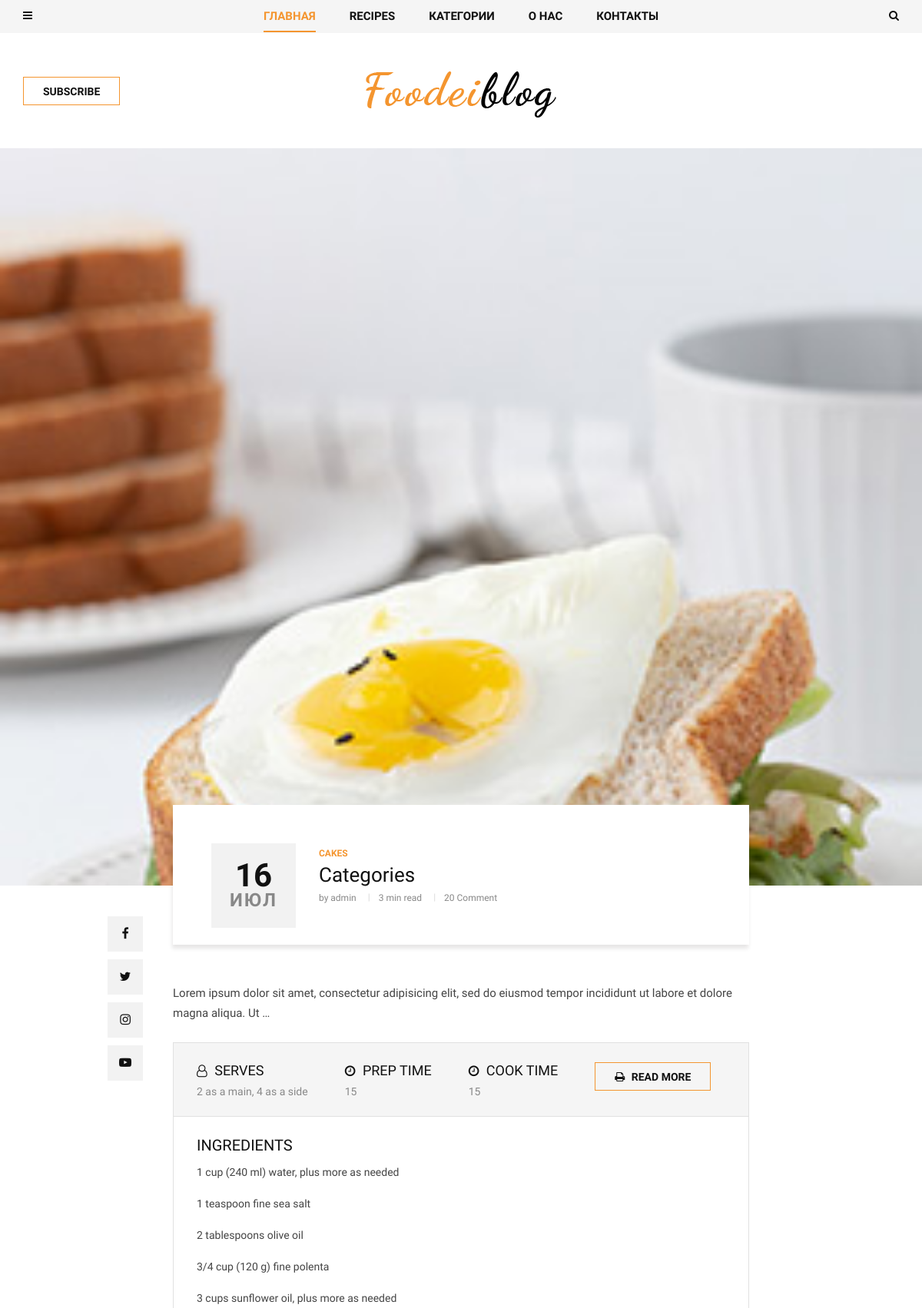
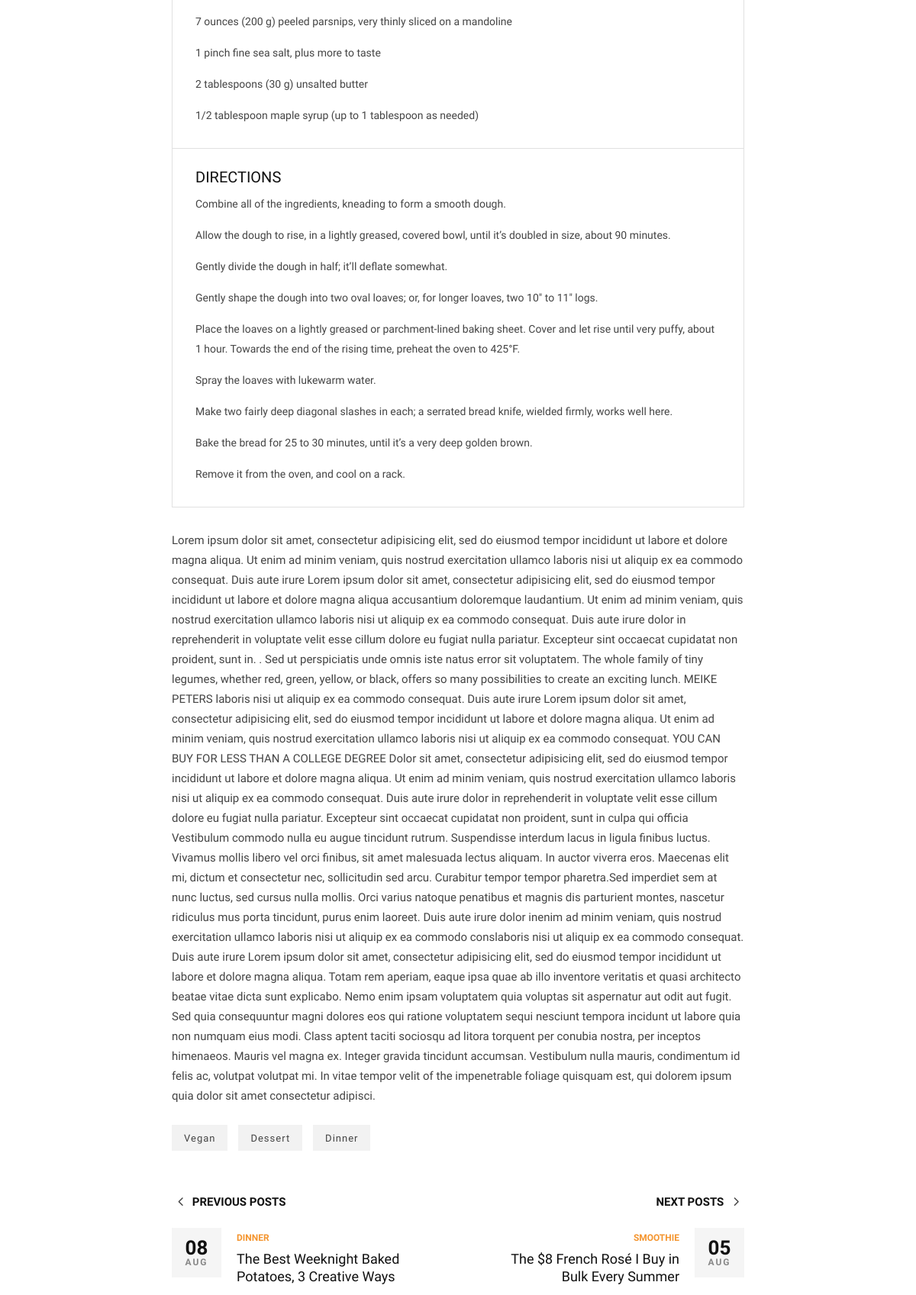
Page /cakes/cat (upper part) on the committed database (2 pictures, top to bottom).
### blog/models.py (models this page shows, shortened)
class Post(models.Model):
    author = models.ForeignKey(User, related_name='posts',
                               on_delete=models.CASCADE)
    title = models.CharField(max_length=200)
    image = models.ImageField(upload_to='articles/')
    text = models.TextField()
    create_at = models.DateTimeField(auto_now_add=True)
    category = models.ForeignKey(Category, on_delete=models.SET_NULL,
                                 related_name='posts', null=True)
    tags = models.ManyToManyField(Tag, related_name='posts')
    slug = models.SlugField(max_length=200, unique=True)
    def get_absolute_url(self):
        return reverse('post_single', kwargs={'slug': self.category.slug,
                                              'post_slug': self.slug})

class Category(MPTTModel):
    name = models.CharField(max_length=100)
    slug = models.SlugField(max_length=100)
    parent = TreeForeignKey('self', related_name='children',
                            on_delete=models.SET_NULL, null=True,
                            blank=True)
    class MPTTMeta:
        order_insertion_by = ['name']
    def __str__(self):
        return self.name

class Recipe(models.Model):
    name = models.CharField(max_length=100)
    serves = models.CharField(max_length=50)
    prep_time = models.PositiveIntegerField(default=0)
    cook_time = models.PositiveIntegerField(default=0)
    ingredients = RichTextField()
    directions = RichTextField()
    post = models.ForeignKey(Post, on_delete=models.SET_NULL,
                             related_name='recipes', null=True, blank=True)

class Tag(models.Model):
    name = models.CharField(max_length=100)
    slug = models.SlugField(max_length=100)
    def __str__(self):
        return self.name

### blog/views.py (the view)
# urls.py: path('<slug:slug>/<slug:post_slug>', PostDetailView.as_view(),
class PostDetailView(DetailView):
    model = Post
    slug_url_kwarg = 'post_slug'
    context_object_name = 'post'
    def get_context_data(self, **kwargs):
        context = super().get_context_data(**kwargs)
        context['form'] = CommentForm()
        return context

### blog/templatetags/menu_tags.py (called while the page is built)
def get_all_categories():
    return Category.objects.all()

@register.inclusion_tag('blog/include/tags/top_menu.html')
def get_categories():
    categories = get_all_categories()
    return {'list_category': categories}

@register.inclusion_tag('blog/include/tags/recipes_tag.html')
def get_last_posts():
    posts = Post.objects.all().select_related('category').order_by('-id')[:5]
    return {'list_last_post': posts}

### contact/templatetags/social_tags.py (called while the page is built)
@register.simple_tag()
def get_social_links():
    return Social.objects.all()

@register.simple_tag()
def get_about():
    return About.objects.last()

### templates/blog/post_detail.html (shortened to what this page needs)
{% extends 'base.html' %}
{% load social_tags static %}
{% block content %}
    <section class="single-post spad">
        <div class="single-post__hero set-bg"
             data-setbg="{{ post.image.url }}"></div>
        <div class="container">
            <div class="row d-flex justify-content-center">
                <div class="col-lg-8">
                    <div class="single-post__title">
                        <div class="single-post__title__meta">
                            <h2>{{ post.create_at|date:'d' }}</h2>
                            <span>{{ post.create_at|date:'M' }}</span>
                        </div>
                        <div class="single-post__title__text">
                            <ul class="label">
                                <li>{{ post.category }}</li>
                            </ul>
                            <h4>{{ post.title }}</h4>
                            <ul class="widget">
                                <li>by {{ post.author }}</li>
                                <li>3 min read</li>
                                <li>20 Comment</li>
                            </ul>
                        </div>
                    </div>
                    <div class="single-post__social__item">
                        <ul>
                            <li><a href="#"><i class="fa fa-facebook"></i></a>
                            </li>
                            <li><a href="#"><i class="fa fa-twitter"></i></a>
                            </li>
                            <li><a href="#"><i class="fa fa-instagram"></i></a>
                            </li>
                            <li><a href="#"><i class="fa fa-youtube-play"></i></a>
                            </li>
                        </ul>
                    </div>
                    <div class="single-post__top__text">
                        <p>{{ post.text|truncatewords:20 }}</p>
                    </div>
                    {% for recipe in post.recipes.all %}
                        <div class="single-post__recipe__details">
                            <div class="single-post__recipe__details__option">
                                <ul>
                                    <li>
                                        <h5><i class="fa fa-user-o"></i> SERVES
                                        </h5>
                                        <span>{{ recipe.serves }}</span>
                                    </li>
                                    <li>
                                        <h5><i class="fa fa-clock-o"></i> PREP
                                            TIME
                                        </h5>
                                        <span>{{ recipe.prep_time }}</span>
                                    </li>
                                    <li>
                                        <h5><i class="fa fa-clock-o"></i> Cook
                                            TIME
                                        </h5>
                                        <span>{{ recipe.cook_time }}</span>
                                    </li>
                                    <li><a href="#" class="primary-btn"><i
                                            class="fa fa-print"></i> Read more</a>
                                    </li>
                                </ul>
                            </div>
                            <div class="single-post__recipe__details__indegradients">
                                <h5>Ingredients</h5>
                                {{ recipe.ingredients|safe }}
                            </div>
                            <div class="single-post__recipe__details__direction">
                                <h5>Directions</h5>
                                {{ recipe.directions|safe }}
                            </div>
                        </div>
                    {% endfor %}
                    <div class="single-post__desc">
                        <p>{{ post.text }}</p>
                    </div>
                    <div class="single-post__tags">
                        {% for tag in post.tags.all %}
                            <a href="#">{{ tag }}</a>
                        {% endfor %}
                    </div>
                    <div class="single-post__next__previous">
                        <div class="row">
                            <div class="col-lg-6 col-md-6 col-sm-6">
                                <a href="#" class="single-post__previous">
                                    <h6><span class="arrow_carrot-left"></span>
                                        Previous posts</h6>
                                    <div class="single-post__previous__meta">
                                        <h4>08</h4>
                                        <span>Aug</span>
                                    </div>
                                    <div class="single-post__previous__text">
                                        <span>Dinner</span>
                                        <h5>The Best Weeknight Baked <br/>Potatoes,
                                            3 Creative Ways</h5>
                                    </div>
                                </a>
                            </div>
                            <div class="col-lg-6 col-md-6 col-sm-6">
                                <a href="#" class="single-post__next">
                                    <h6>Next posts <span
                                            class="arrow_carrot-right"></span>
                                    </h6>
                                    <div class="single-post__next__meta">
                                        <h4>05</h4>
                                        <span>Aug</span>
                                    </div>
                                    <div class="single-post__next__text">
                                        <span>Smoothie</span>
                                        <h5>The $8 French Rosé I Buy in <br/>Bulk
                                            Every Summer</h5>
                                    </div>
                                </a>
                            </div>
                        </div>
                    </div>
                        {% get_about as about %}
                                {% get_social_links as social_links %}
                </div>
            </div>
        </div>
    </section>
{% endblock content %}

### rows in the picture
Post: create_at "16", create_at "ИЮЛ", category "CAKES", title "Categories", author "admin", text "Lorem ipsum dolor sit amet, consectetur adipisicing elit, sed do eiusmod tempor incididunt ut labore et dolore magna aliqua. Ut …", text "Lorem ipsum dolor sit amet, consectetur adipisicing elit, sed do eiusmod tempor incididunt ut labore et dolore magna aliqua. Ut enim ad minim veniam, quis nostrud exercitation ullamco laboris nisi ut aliquip ex ea commodo consequat. Duis aute irure Lorem ipsum dolor sit amet, consectetur adipisicing elit, sed do eiusmod tempor incididunt ut labore et dolore magna aliqua accusantium doloremque laudantium. Ut enim ad minim veniam, quis nostrud exercitation ullamco laboris nisi ut aliquip ex ea commodo consequat. Duis aute irure dolor in reprehenderit in voluptate velit esse cillum dolore eu fugiat nulla pariatur. Excepteur sint occaecat cupidatat non proident, sunt in. . Sed ut perspiciatis…"
Recipe: serves "2 as a main, 4 as a side", prep_time "15", cook_time "15", ingredients "1 cup (240 ml) water, plus more as needed 1 teaspoon fine sea salt 2 tablespoons olive oil 3/4 cup (120 g) fine polenta 3 cups sunflower oil, plus more as needed 7 ounces (200 g) peeled parsnips, very thinly sliced on a mandoline 1 pinch fine sea salt, plus more to taste 2 tablespoons (30 g) unsalted butter 1/2 tablespoon maple syrup (up to 1 tablespoon as needed)", directions "Combine all of the ingredients, kneading to form a smooth dough. Allow the dough to rise, in a lightly greased, covered bowl, until it’s doubled in size, about 90 minutes. Gently divide the dough in half; it’ll deflate somewhat. Gently shape the dough into two oval loaves; or, for longer loaves, two 10″ to 11″ logs. Place the loaves on a lightly greased or parchment-lined baking sheet. Cover and let rise until very puffy, about 1 hour. Towards the end of the rising time, preheat the oven to 425°F. Spray the loaves with lukewarm water. Make two fairly deep diagonal slashes in each; a serrated bread knife, wielded firmly, works well here. Bake the bread for 25 to 30 minutes, until it’s a very…"
Tag: name "Vegan"
Tag: name "Dessert"
Tag: name "Dinner"
